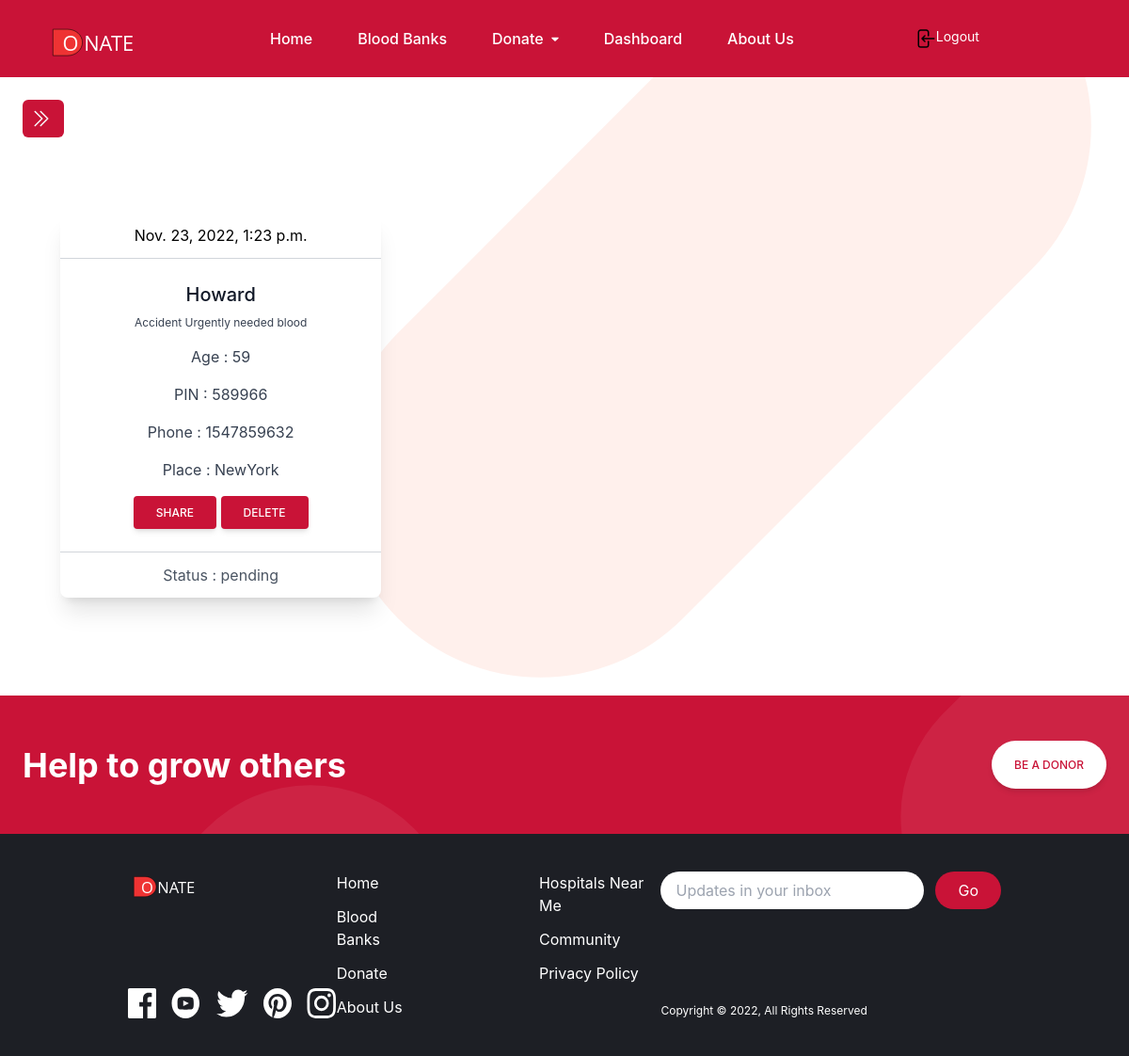
The page /user_post_details/ (signed in) on the database its author committed.
### user/models.py (models this page shows, shortened)
class ReqBlood (models.Model):
    user = models.ForeignKey(Donor, on_delete=models.CASCADE)
    fullname = models.CharField(max_length=50)
    age = models.CharField(max_length=2)
    place = models.CharField(max_length=50)
    pin = models.CharField(max_length=6)
    mob = models.CharField(max_length=15, null=True)
    description = models.CharField(max_length=200)
    bloodgroup = models.CharField(max_length=10)
    pic = models.FileField(null=True)
    status = models.CharField(max_length=40, null=True)
    date = models.DateTimeField(auto_now_add=True)

### user/views.py (the view)
# urls.py: path('user_post_details/', views.post_details, name='post_details'),
def post_details(request):
    if not request.user.is_authenticated:
        return redirect('register')
    user = request.user
    donor = Donor.objects.get(user=user)
    reqblood = ReqBlood.objects.filter(user=donor)
    return render(request, 'user_post_details.html',locals())

### templates/user_post_details.html (shortened to what this page needs)
{% extends 'user_base.html' %}
{% block content %}
<div class="px-10 py-20">
    <div class="grid grid-cols-1 sm:grid-cols-2 md:grid-cols-3 gap-x-6 gap-y-10">
        {% for i in reqblood %}
        <div class="flex justify-center">
            <div class="block rounded-lg shadow-xl bg-white w-full text-center">
              <div class="py-3 px-6 border-b border-gray-300">
                {{i.date}}
              </div>
              <div class="p-6">
                <p class="text-gray-900 text-xl font-medium mb-2">{{i.fullname}}</p>
                <p class="text-gray-700 text-xs mb-4">
                  {{i.description}}
                </p>
                <p class="text-gray-700 text-base mb-4">
                  Age : {{i.age}}
                </p>
                <p class="text-gray-700 text-base mb-4">
                  PIN : {{i.pin}}
                </p>
                <p class="text-gray-700 text-base mb-4">
                  Phone : {{i.mob}}
                </p>
                <p class="text-gray-700 text-base mb-4">
                  Place : {{i.place}}
                </p>
                <button type="button" class=" inline-block px-6 py-2.5 bg-brightRed text-white font-medium text-xs leading-tight uppercase rounded shadow-md hover:bg-brightRedLight hover:shadow-lg focus:bg-blue-700 focus:shadow-lg focus:outline-none focus:ring-0 active:bg-blue-800 active:shadow-lg transition duration-150 ease-in-out">Share</button>
                <button type="button" class=" inline-block px-6 py-2.5 bg-brightRed text-white font-medium text-xs leading-tight uppercase rounded shadow-md hover:bg-brightRedLight hover:shadow-lg focus:bg-blue-700 focus:shadow-lg focus:outline-none focus:ring-0 active:bg-blue-800 active:shadow-lg transition duration-150 ease-in-out">Delete</button>
              </div>
              <div class="py-3 px-6 border-t border-gray-300 text-gray-600">
                Status : {{i.status}}
              </div>
            </div>
          </div>
          {% endfor %}
    </div>
</div>
{% endblock %}

### rows shown on the page
ReqBlood: date "Nov. 23, 2022, 1:23 p.m.", fullname "Howard", description "Accident Urgently needed blood", age "59", pin "589966", mob "1547859632", place "NewYork", status "pending"
